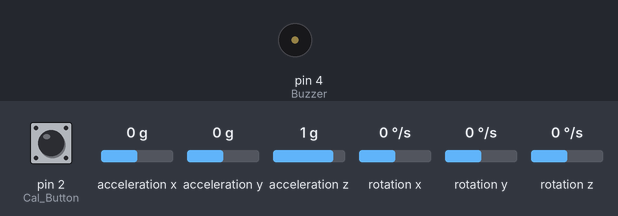
Simulated run of this sketch. Board: Arduino Uno, built with avr-gcc and run on an emulated ATmega328P. Parts: buzzer (waves = sounding, pin HIGH). The test bench sets the inputs (shaded band); at power-on: acceleration x 0 g, acceleration y 0 g, acceleration z 1 g, pin 2 (Cal_Button) HIGH, rotation x 0 °/s, rotation y 0 °/s, rotation z 0 °/s. The sensor or clock chip raises its interrupt line as the real part does; what the sketch prints to the serial monitor is not drawn.

Above: at 2.1 s.
2.2 s: acceleration x set to -1.4 g
At 6.8 s:
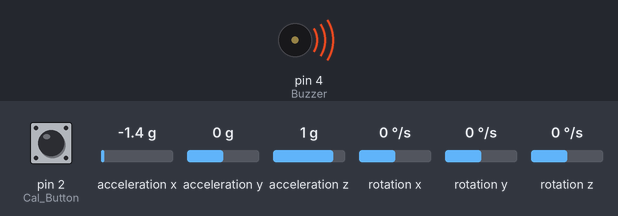
9.9 s: acceleration y set to -1.4 g
17.1 s: acceleration z set to -1.4 g
Timing chart, 0 to 29.9 s (numbered marks = the images above; inputs shaded):
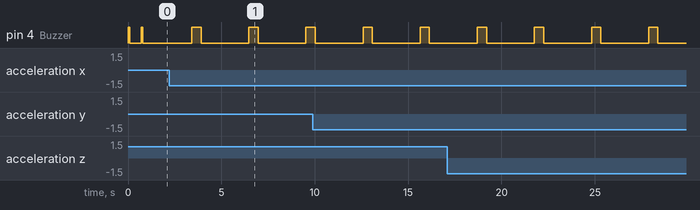

Measured:
- by itself, pin 4 (Buzzer): alternates HIGH for 0.50 s and LOW for 2.6 s

The sketch:

JoystickCode.ino
```cpp
#define Rx 0
#define Tx 1

#define Buzzer 4
#define Cal_Button 2

#include "I2Cdev.h"
#include "MPU6050_6Axis_MotionApps20.h"

MPU6050 mpu;

#define OUTPUT_READABLE_YAWPITCHROLL

/*---MPU6050 Control/Status Variables---*/
bool DMPReady = false;  // Set true if DMP init was successful
uint8_t devStatus;      // Return status after each device operation (0 = success, !0 = error)
uint16_t packetSize;    // Expected DMP packet size (default is 42 bytes)
uint8_t FIFOBuffer[64]; // FIFO storage buffer

/*---Orientation/Motion Variables---*/
Quaternion q;           // [w, x, y, z]         Quaternion container
VectorInt16 aa;         // [x, y, z]            Accel sensor measurements
VectorInt16 gy;         // [x, y, z]            Gyro sensor measurements
VectorInt16 aaReal;     // [x, y, z]            Gravity-free accel sensor measurements
VectorInt16 aaWorld;    // [x, y, z]            World-frame accel sensor measurements
VectorFloat gravity;    // [x, y, z]            Gravity vector
float euler[3];         // [psi, theta, phi]    Euler angle container
float ypr[3];


volatile bool Cal_MPU_Again = false;
void Calibrate_MPU()
{
  Cal_MPU_Again=true;
}


void setup() {
  pinMode(Buzzer, OUTPUT);
  pinMode(Cal_Button,INPUT);
  digitalWrite(Buzzer,LOW);

  attachInterrupt(digitalPinToInterrupt(Cal_Button), Calibrate_MPU, FALLING);

  Wire.begin();
  Wire.setClock(100000); // 100kHz I2C clock. Comment on this line if having compilation difficulties

  Serial.begin(9600); //115200 is required for Teapot Demo output
  while (!Serial);

  /*Initialize device*/
  mpu.initialize();


  /*Verify connection*/
  if(mpu.testConnection() == false)
  {
    //MPU6050 connection failed
    while(true);
  }
  else
  {
    digitalWrite(Buzzer,HIGH);
    delay(100);
    digitalWrite(Buzzer,LOW);
    delay(100);
  }

  /* Initializate and configure the DMP*/
  devStatus = mpu.dmpInitialize();

  /* Supply your gyro offsets here, scaled for min sensitivity */
  mpu.setXGyroOffset(0);
  mpu.setYGyroOffset(0);
  mpu.setZGyroOffset(0);
  mpu.setXAccelOffset(0);
  mpu.setYAccelOffset(0);
  mpu.setZAccelOffset(0);

  /* Making sure it worked (returns 0 if so) */
  if (devStatus == 0) {
    mpu.CalibrateAccel(6);  // Calibration Time: generate offsets and calibrate our MPU6050
    mpu.CalibrateGyro(6);
     //Turning ON DMP
    mpu.setDMPEnabled(true);

    /* Set the DMP Ready flag so the main loop() function knows it is okay to use it */
    DMPReady = true;
    packetSize = mpu.dmpGetFIFOPacketSize(); //Get expected DMP packet size for later comparison

    digitalWrite(Buzzer,HIGH);
    delay(100);
    digitalWrite(Buzzer,LOW);
    delay(100);
  }
  else
  {
    //DMP Initialization failed

  }
}

void loop() {
  // put your main code here, to run repeatedly:
  if (!DMPReady) return; // Stop the program if DMP programming fails.


   /* Read a packet from FIFO */
  if (mpu.dmpGetCurrentFIFOPacket(FIFOBuffer)) // Get the Latest packet
  {
     #ifdef OUTPUT_READABLE_YAWPITCHROLL
      /* Display Euler angles in degrees */
      mpu.dmpGetQuaternion(&q, FIFOBuffer);
      mpu.dmpGetGravity(&gravity, &q);
      mpu.dmpGetYawPitchRoll(ypr, &q, &gravity);

      short pitch = ypr[1]* 180/M_PI;
      short roll  = ypr[2]* 180/M_PI;

      Serial.write(0x3c);//'<'
      Serial.write(0x70);//'p'
      Serial.write(0x3d);//'='
      //Serial.print(pitch);
      Serial.write(highByte(pitch));
      Serial.write(lowByte(pitch));
      Serial.write(0x2c);//','
      Serial.write(0x72);//'r'
      Serial.write(0x3d);//'='
      //Serial.print(roll);
      Serial.write(highByte(roll));
      Serial.write(lowByte(roll));
      Serial.write(0x3e);//'>
      Serial.write(0x0d);//'\r'
      Serial.write(0x0a);//'\n'

    #endif
  }

  if(Cal_MPU_Again)
  {
    mpu.CalibrateAccel(6);  // Calibration Time: generate offsets and calibrate our MPU6050
    mpu.CalibrateGyro(6);
    mpu.setDMPEnabled(true);

    delay(2500);
    digitalWrite(Buzzer,HIGH);
    delay(500);
    digitalWrite(Buzzer,LOW);

    Cal_MPU_Again = false;
  }

  delay(50);

}
```
